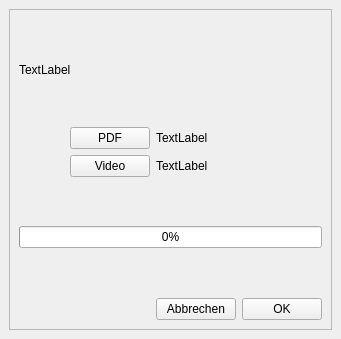
<?xml version="1.0" encoding="UTF-8"?>
<ui version="4.0">
 <class>MainWindow</class>
 <widget class="QMainWindow" name="MainWindow">
  <property name="geometry">
   <rect>
    <x>0</x>
    <y>0</y>
    <width>341</width>
    <height>339</height>
   </rect>
  </property>
  <property name="windowTitle">
   <string>MainWindow</string>
  </property>
  <widget class="QWidget" name="centralwidget">
   <layout class="QGridLayout" name="gridLayout">
    <item row="0" column="0">
     <widget class="QFrame" name="frame">
      <property name="frameShape">
       <enum>QFrame::StyledPanel</enum>
      </property>
      <property name="frameShadow">
       <enum>QFrame::Raised</enum>
      </property>
      <layout class="QGridLayout" name="gridLayout_2">
       <item row="11" column="2">
        <widget class="QPushButton" name="video_button">
         <property name="text">
          <string>Video</string>
         </property>
        </widget>
       </item>
       <item row="18" column="4">
        <widget class="QPushButton" name="ok_button">
         <property name="text">
          <string>OK</string>
         </property>
        </widget>
       </item>
       <item row="18" column="3">
        <widget class="QPushButton" name="cancel_button">
         <property name="text">
          <string>Abbrechen</string>
         </property>
        </widget>
       </item>
       <item row="18" column="0" colspan="3">
        <spacer name="horizontalSpacer">
         <property name="orientation">
          <enum>Qt::Horizontal</enum>
         </property>
         <property name="sizeHint" stdset="0">
          <size>
           <width>40</width>
           <height>20</height>
          </size>
         </property>
        </spacer>
       </item>
       <item row="14" column="0" colspan="5">
        <spacer name="verticalSpacer_3">
         <property name="orientation">
          <enum>Qt::Vertical</enum>
         </property>
         <property name="sizeHint" stdset="0">
          <size>
           <width>20</width>
           <height>40</height>
          </size>
         </property>
        </spacer>
       </item>
       <item row="13" column="0" colspan="5">
        <widget class="QProgressBar" name="progress_bar">
         <property name="value">
          <number>0</number>
         </property>
        </widget>
       </item>
       <item row="0" column="0" colspan="5">
        <spacer name="verticalSpacer_2">
         <property name="orientation">
          <enum>Qt::Vertical</enum>
         </property>
         <property name="sizeHint" stdset="0">
          <size>
           <width>20</width>
           <height>40</height>
          </size>
         </property>
        </spacer>
       </item>
       <item row="12" column="0" colspan="5">
        <spacer name="verticalSpacer">
         <property name="orientation">
          <enum>Qt::Vertical</enum>
         </property>
         <property name="sizeHint" stdset="0">
          <size>
           <width>20</width>
           <height>40</height>
          </size>
         </property>
        </spacer>
       </item>
       <item row="2" column="0" colspan="5">
        <spacer name="verticalSpacer_4">
         <property name="orientation">
          <enum>Qt::Vertical</enum>
         </property>
         <property name="sizeHint" stdset="0">
          <size>
           <width>20</width>
           <height>40</height>
          </size>
         </property>
        </spacer>
       </item>
       <item row="1" column="0" colspan="5">
        <widget class="QLabel" name="text_label">
         <property name="text">
          <string>TextLabel</string>
         </property>
        </widget>
       </item>
       <item row="8" column="2">
        <widget class="QPushButton" name="pdf_button">
         <property name="text">
          <string>PDF</string>
         </property>
        </widget>
       </item>
       <item row="11" column="3">
        <widget class="QLabel" name="video_image_label">
         <property name="text">
          <string>TextLabel</string>
         </property>
        </widget>
       </item>
       <item row="8" column="3">
        <widget class="QLabel" name="pdf_image_label">
         <property name="text">
          <string>TextLabel</string>
         </property>
        </widget>
       </item>
      </layout>
     </widget>
    </item>
   </layout>
  </widget>
 </widget>
 <resources/>
 <connections/>
</ui>
